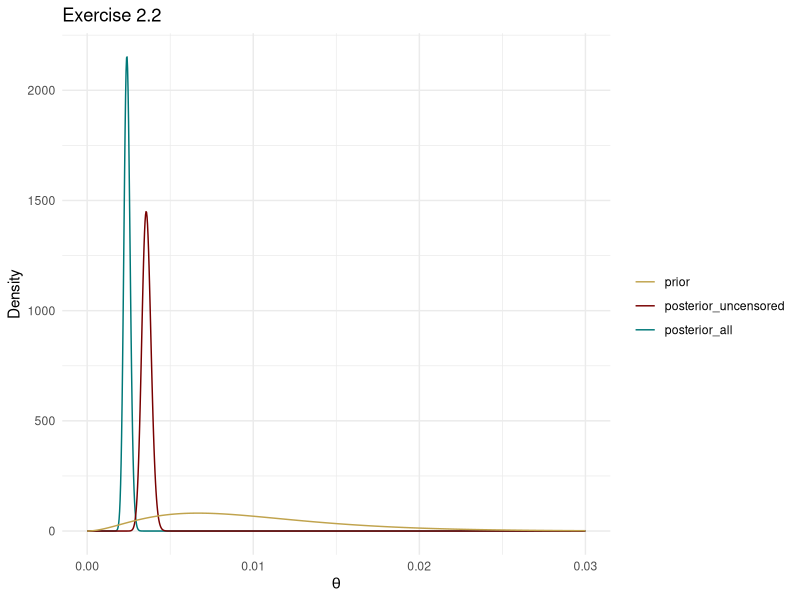
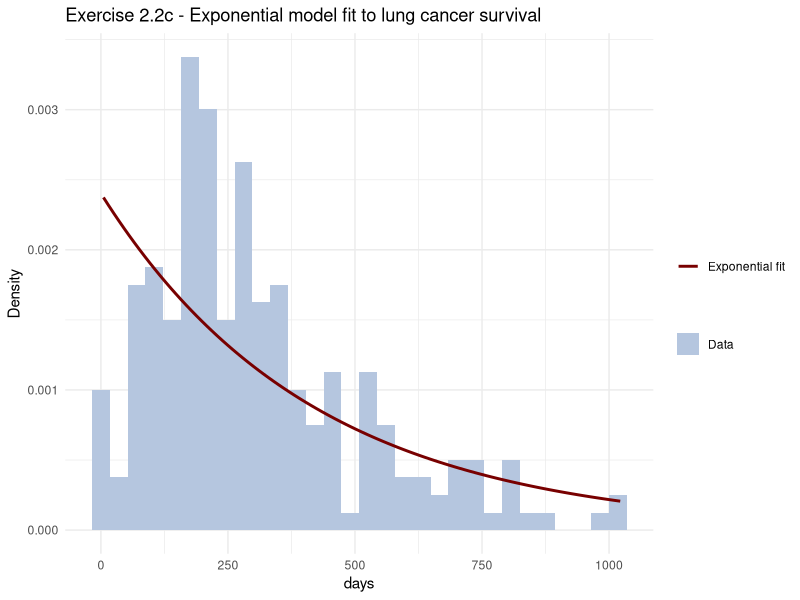

Here is the R script that generated these plots, in order:
## ---- chunk 1
#| output: false
library(tidyverse) # loads data manipulation and visualization packages
library(survival) # loads the lung cancer data as `lung`
colors = c("#6C8EBF", "#c0a34d", "#780000","#007878","#B5C6DF","#EADAAA","#AE6666")
## ---- chunk 2
# Summarize the data needed for the posterior, grouped by `status`:
data_summary <- lung %>% group_by(status) %>% summarize(n = n(), sum_x = sum(time))
## ---- chunk 3
# Set up prior hyperparameters
alpha_prior <- 3   # shape parameter
beta_prior <- 300  # rate parameter

# Compute posterior hyperparameters - only uncensored data
alpha_post_u <- alpha_prior + data_summary$n[2] # second row is uncensored data (status = 2)  
beta_post_u <- beta_prior + data_summary$sum_x[2] # sum over uncensored observations

# Compute posterior hyperparameters - all data
alpha_post_all <- alpha_prior + data_summary$n[2] # note: this is still n_u 
beta_post_all <- beta_prior + sum(data_summary$sum_x) # sum over all observations   
## ---- chunk 4
# Plot the prior and the two posterior densities 
thetaGrid <- seq(0, 0.03, length.out = 1000)
prior_density <- dgamma(thetaGrid, shape = alpha_prior, rate = beta_prior)
posterior_density_u <- dgamma(thetaGrid, shape = alpha_post_u, rate = beta_post_u)
posterior_density_all <- dgamma(thetaGrid, shape = alpha_post_all, rate = beta_post_all)


df <- data.frame(
  thetaGrid = thetaGrid, 
  prior = prior_density, 
  posterior_uncensored = posterior_density_u,
  posterior_all = posterior_density_all
)

df_long <- df %>% pivot_longer(-thetaGrid, names_to = "density_type", values_to = "density")

ggplot(df_long) +
  aes(x = thetaGrid, y = density, color = density_type) +
  geom_line() +
  scale_colour_manual(
    breaks = c("prior", "posterior_uncensored", "posterior_all"), 
    values = c(colors[2], colors[3], colors[4])) +
  labs(title = "Exercise 2.2", x = expression(theta), y = "Density", color = "") + 
  theme_minimal()
## ---- chunk 5
postMode = df$thetaGrid[which.max(df$posterior_all)]

ggplot(lung, aes(time)) +
  geom_histogram(aes(y = after_stat(density), fill = "Data"), bins = 30) +
  stat_function(fun = dexp, args = list(rate = postMode), lwd = 1, 
                aes(color = "Exponential fit"),
  ) +
  labs(title = "Exercise 2.2c - Exponential model fit to lung cancer survival", x = "days", y = "Density") + 
  scale_fill_manual("", values = colors[5]) +
  scale_color_manual("", values = colors[3]) +
  theme_minimal()
